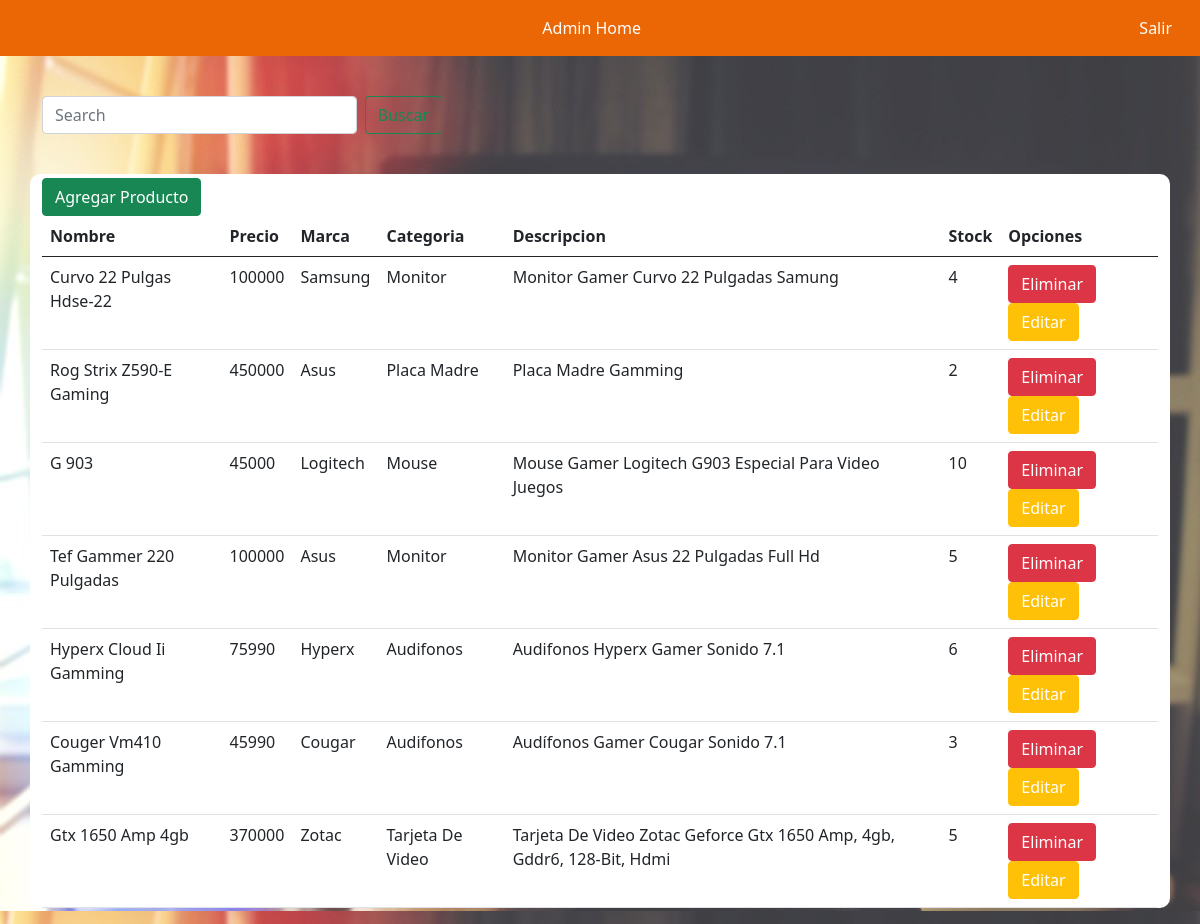
Page /productos/listar-productos/ (signed in) on the earlier database version.
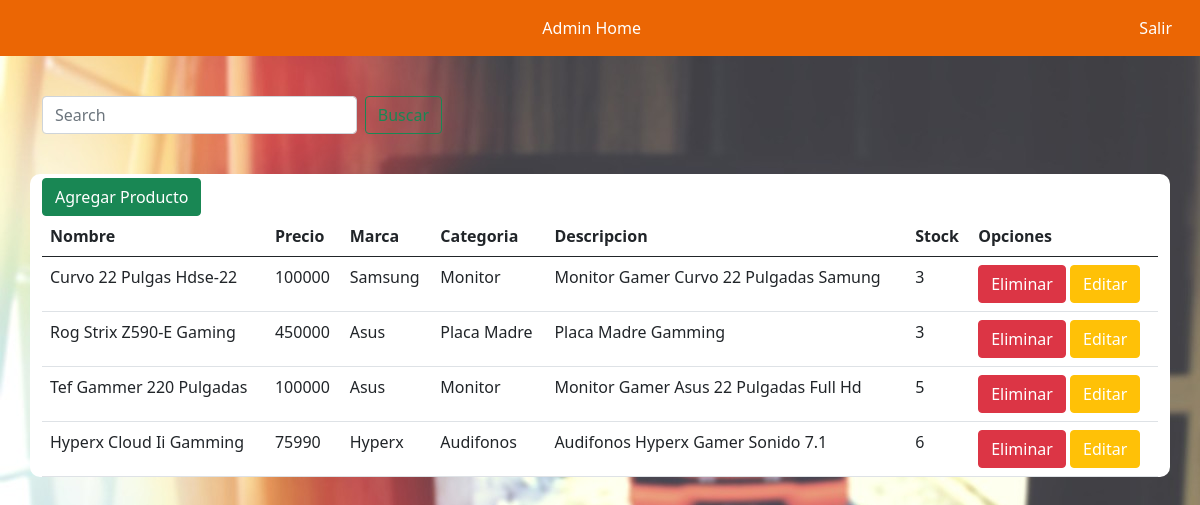
Same page on the later database version.
### producto/models.py (models this page shows, shortened)
class Producto(models.Model):
    id_producto = models.AutoField(primary_key=True)
    nombre = models.CharField(max_length=50)
    descripcion = models.TextField(max_length=70)
    imagen = models.ImageField(upload_to="productos", null=True)
    precio = models.IntegerField()
    id_categoria = models.ForeignKey(Categoria, on_delete=models.CASCADE)
    id_proveedor = models.ForeignKey(Proveedor, on_delete=models.CASCADE)
    stock = models.IntegerField(null = True)

class Proveedor(models.Model):
    id_proveedor = models.AutoField(primary_key=True)
    rut          = models.CharField(max_length=12, null=True)
    nombre       = models.CharField(max_length=50, null=False)
    id_pais      = models.ForeignKey(Pais, on_delete=models.CASCADE)
    def __str__(self):
        return self.nombre

class Categoria(models.Model):
    id_categoria = models.AutoField(primary_key=True)
    descripcion = models.CharField(max_length=30)
    def __str__(self):
        return self.descripcion

### producto/views.py (the view)
# urls.py: path('listar-productos/', listar_productos, name="listar_productos"),
def listar_productos(request):
    busqueda = request.GET.get("buscar")
    productos = Producto.objects.all()
    if busqueda:
        productos = Producto.objects.filter(
            Q(nombre__icontains = busqueda) |
            Q(descripcion__icontains = busqueda)
        ).distinct()
    if request.user.is_staff:
        return render(request, 'producto/listaProducto.html', {'entity':productos})
    else:
        return render(request,'acceso-denegado.html')

### carrito/context_processor.py (called while the page is built)
def importe_total_carro(request):
    total=0
    if 'carro' in request.session:
        for key, value in request.session["carro"].items():
            total=total+(float(value["precio"]))
    return {"importe_total_carro":total}

### producto/templates/producto/listaProducto.html (shortened to what this page needs)
{% extends 'baseadmin.html' %}
{% load crispy_forms_tags %}
{% load static %}
{% block body %}
<div class="container-sm">
    <form class="d-flex" id="barraBusqueda" method="GET">
        <input class="form-control me-2" type="search" placeholder="Search" aria-label="Search" name="buscar"
            value="{{request.GET.buscar}}">
        <button class="btn btn-outline-success" type="submit">Buscar</button>
    </form>
</div>
<div class="container-sm" id="producto">
    <button type="button" class="btn btn-success mt-1"><a href="{% url 'agregar_producto' %}">Agregar Producto</a></button>
    <table class="table">
        <thead>
            <tr>
                <th scope="col">Nombre</th>
                <th scope="col">Precio</th>
                <th scope="col">Marca</th>
                <th scope="col">Categoria</th>
                <th scope="col">Descripcion</th>
                <th scope="col">Stock</th>
                <th scope="col">Opciones</th>
            </tr>
        </thead>
        <tbody>
            {% for p in entity %}
            <tr>
                <td>{{ p.nombre | title }}</td>
                <td>{{ p.precio | title }}</td>
                <td>{{ p.id_proveedor | title }}</td>
                <td>{{ p.id_categoria | title }}</td>
                <td>{{ p.descripcion | title }}</td>
                <td>{{ p.stock | title }}</td>
                <td>
                    <button type="button" class="btn btn-danger"><a
                            href="#" id="clickMe" onclick="AlertEliminarProducto({{ p.id_producto }});">Eliminar</a>
                    </button>
                    <button type="button" class="btn btn-warning"><a
                            href="{% url 'modificar_producto' p.id_producto %}">Editar</a>
                    </button>
                </td>
            </tr>
            {% endfor %}
        </tbody>
    </table>
</div>
{% endblock %}

Differences in the rows shown:
removed Producto: nombre "G 903", precio "45000", id_proveedor "Logitech", id_categoria "Mouse", descripcion "Mouse Gamer Logitech G903 Especial Para Video Juegos", stock "10"
removed Producto: nombre "Couger Vm410 Gamming", precio "45990", id_proveedor "Cougar", id_categoria "Audifonos", descripcion "Audífonos Gamer Cougar Sonido 7.1", stock "3"
removed Producto: nombre "Gtx 1650 Amp 4gb", precio "370000", id_proveedor "Zotac", id_categoria "Tarjeta De Video", descripcion "Tarjeta De Video Zotac Geforce Gtx 1650 Amp, 4gb, Gddr6, 128-Bit, Hdmi", stock "5"
changed Producto "Curvo 22 Pulgas Hdse-22": stock "4" → "3"
changed Producto "Rog Strix Z590-E Gaming": stock "2" → "3"
